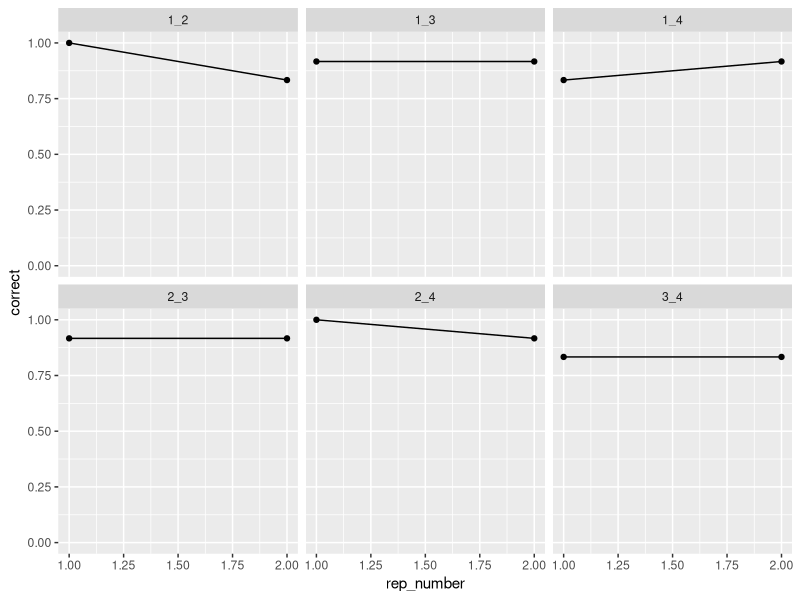
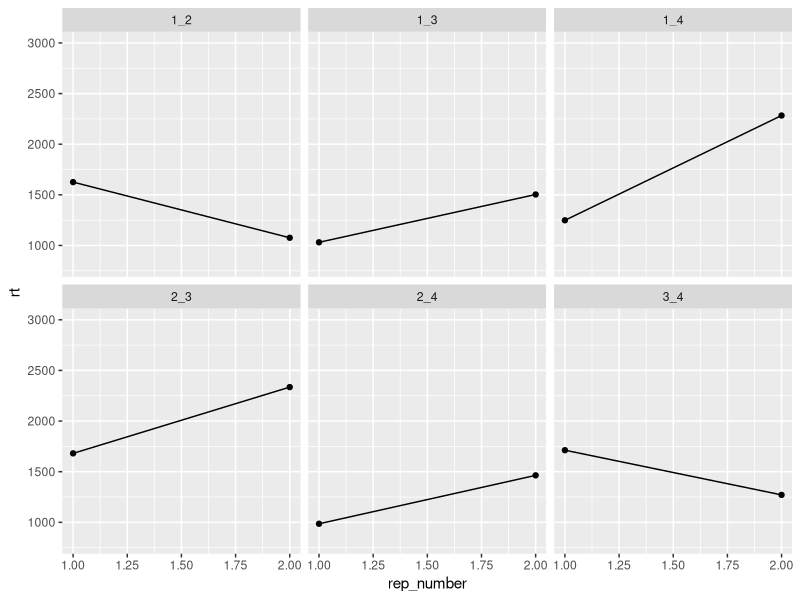

The R source for these figures, in order:
setwd("/Users/evanrussek/uws_jsp/data")

library(dplyr)
library(tidyr)
library(ggplot2)

# read in data
data <- read.csv("evan_train_data_edit.csv")

# get choice trials, add best outcome, gain/loss, select relevant rows
cdf <- data %>%
  filter(grepl("CHOICE", phase)) %>%
  mutate(choice = chosen_machine, outcome = outcome_reached,
        correct =  1*(correct_response == "TRUE"), CA = C1, CB = C2) %>%
        unite("CN", CA, CB) %>%
  mutate(C_best = case_when(
                  o1_val > o2_val ~ 1,
                  o1_val < o2_val ~ 2
                  ),
         gain = case_when(o1_val > 0 | o2_val > 0 ~ 1,
                          o1_val < 0 | o2_val < 0 ~ 0)) %>%
         select(choice, outcome, correct, rt, C1, C2, CN, C_best, gain)

ntrials <- dim(cdf)[1]

# add trial number and whether it's the first or second rating
cdf <- cdf %>%
        mutate(trial = 1:ntrials) %>%
        mutate(rep_number = case_when(
                                  trial <= ntrials/2 ~ 1,
                                  trial > ntrials/2 ~2
        ))

cdf_summ1 <- cdf %>%
  group_by(CN, rep_number) %>%
  summarize_at(vars(correct, rt), funs(mean(.,na.rm=TRUE)))

corr_plot <- ggplot(cdf_summ1, aes(x=rep_number, y = correct, group = CN)) +
  geom_point() + geom_line() + facet_wrap(~ CN) + ylim(0,1)

rt_plot <- ggplot(cdf_summ1, aes(x=rep_number, y = rt, group = CN)) +
  geom_point() + geom_line() + facet_wrap(~ CN) + ylim(800,3000)

ggsave("plots/evan_pct_corr.png", corr_plot)
ggsave("plots/evan_rt.png", rt_plot)





  